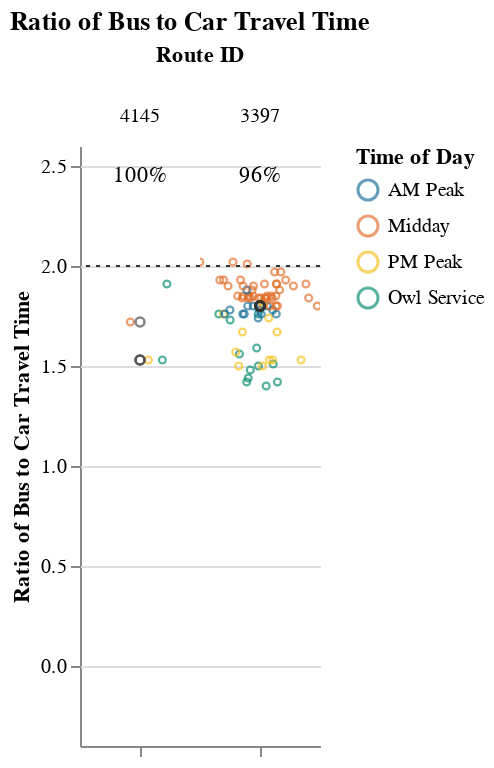
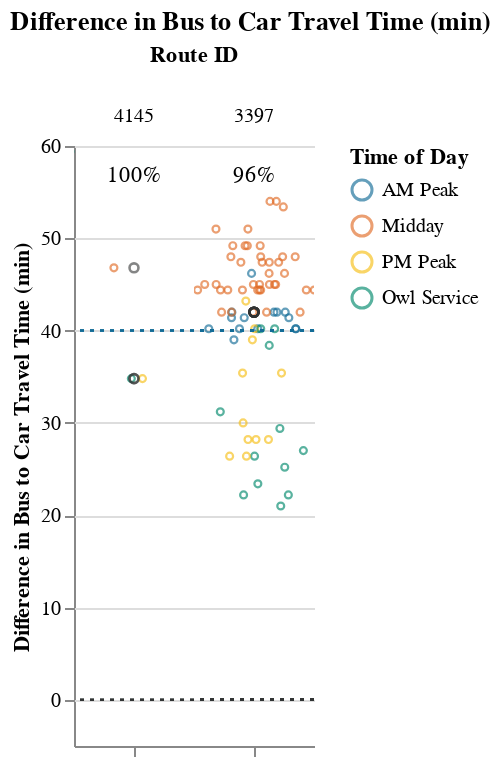

Notebook code for these charts, in order:
### Markdown cell above
### Long Routes (> 1.5 hrs)

### Code cell
route_group = "long"
try:
    subset_routes, mult, diff  = setup_charts(df, PCT_COMPETITIVE_THRESHOLD, route_group)
    if len(subset_routes) > 0:
        display(
            Markdown(
                f"{CAPTIONS_DICT[route_group]}"
                "Within each route group, routes are sorted in descending order "
                "by % competitive trips and # trips below the additional time cut-off."
            )
        )

        display(mult)
        display(diff)
except:
    print("No routes meet this criteria.")
